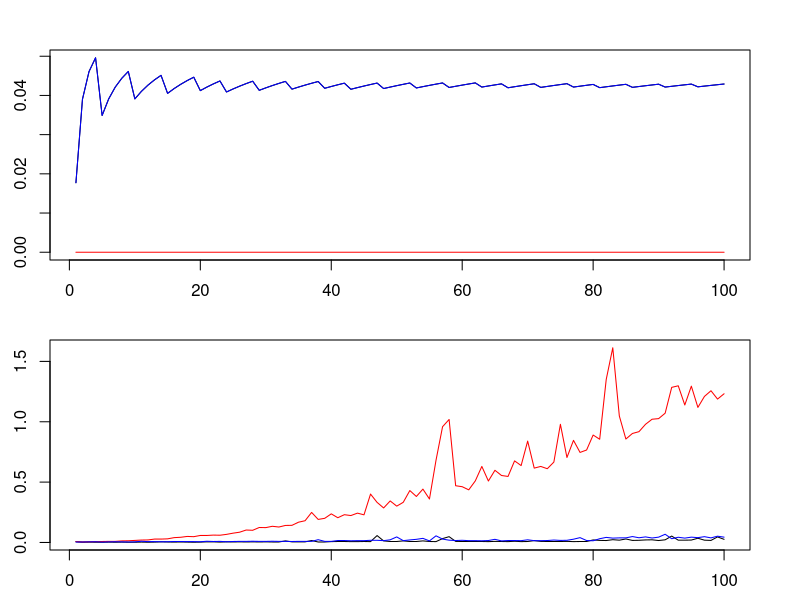

Reproduce this figure in R.
calc.mode.d = function(x, precision=512, method="density"){
    d = density(x, n = precision)
    dx = d$x
    dy = d$y
    dx[which.max(dy)]
    }
calc.mode.l = function(x, precision=512, method="loess"){
    d = density(x, n = precision)
    dx = d$x
    dy = d$y
    l = loess(dy ~ dx)
    l$y[which.max(l$x)]
    }
calc.mode.old = function(x, precision=512)
    density(x, n=precision)$x[which.max(density(x, n=precision)$y)]

# calculating the mode using loess seems to give the most
# accurate results, but takes considerably longer when
# using higher precision on the density (i.e., using high
# n in density()), recommend using the loess version
# with density(x, n = 512), the default

x = rnorm(10000)
ns = seq(100, 10000, by=100)
mode.out = matrix(0, nrow=3, ncol=length(ns))
time.out = matrix(0, nrow=3, ncol=length(ns))
for (i in 1:length(ns)){
    time.out[1, i] = system.time(mode.out[1, i] <- calc.mode.d(x, ns[i]))[3]
    time.out[2, i] = system.time(mode.out[2, i] <- calc.mode.l(x, ns[i]))[3]
    time.out[3, i] = system.time(mode.out[3, i] <- calc.mode.old(x, ns[i]))[3]
    }

par(mfrow=c(2,1), mar=double(4)+2, oma=double(4)+0.5)
plot(mode.out[1,], type='l', ylim=c(min(mode.out), max(mode.out)))
points(mode.out[2,], type='l', col="red")
points(mode.out[3,], type='l', col="blue")

plot(time.out[1,], type='l', ylim=c(min(time.out),max(time.out)))
points(time.out[2,], type='l', col="red")
points(time.out[3,], type='l', col="blue")
